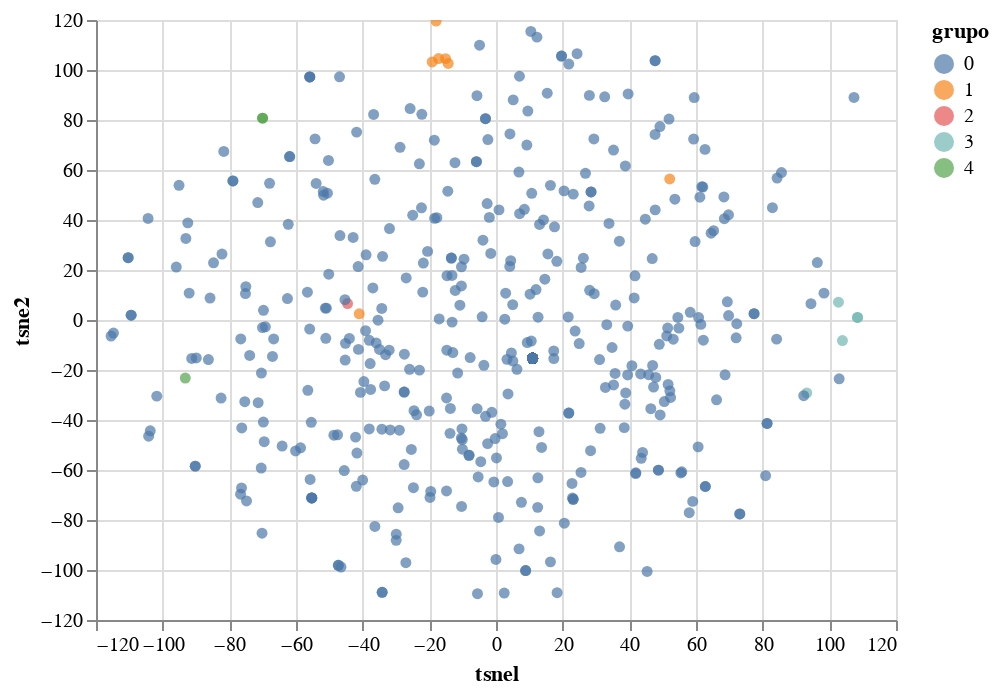

The code cell stored with this chart in its notebook:
### Code cell
letras_embedded = TSNE(n_components=2, verbose=1, perplexity=45).fit_transform(vec_text)

letras_ag = letras_ag.assign(tsnel = letras_embedded[:,0], tsne2 = letras_embedded[:,1])

alt.Chart(letras_ag.sample(500)).mark_circle(
    opacity = .7,
    size = 30
).encode(
    x = "tsnel",
    y = "tsne2",
    color = "grupo:N",
    tooltip = ["Artist", "SName"]
).interactive()

### Figure 1 — Vega-Lite specification as saved in the notebook (floating-point values rounded to 4 significant figures; data arrays with more than 128 entries replaced by an {"elided": "..."} marker saying what was removed)
{"config": {"view": {"continuousWidth": 400, "continuousHeight": 300}}, "data": {"name": "data-acf7f68794662bf37626f67e9901e6a7"}, "mark": {"type": "circle", "opacity": 0.7, "size": 30}, "encoding": {"color": {"field": "grupo", "type": "nominal"}, "tooltip": [{"field": "Artist", "type": "nominal"}, {"field": "SName", "type": "nominal"}], "x": {"field": "tsnel", "type": "quantitative"}, "y": {"field": "tsne2", "type": "quantitative"}}, "selection": {"selector001": {"type": "interval", "bind": "scales", "encodings": ["x", "y"]}}, "$schema": "https://vega.github.io/schema/vega-lite/v4.17.0.json", "datasets": {"data-acf7f68794662bf37626f67e9901e6a7": {"elided": "500 records"}}}
